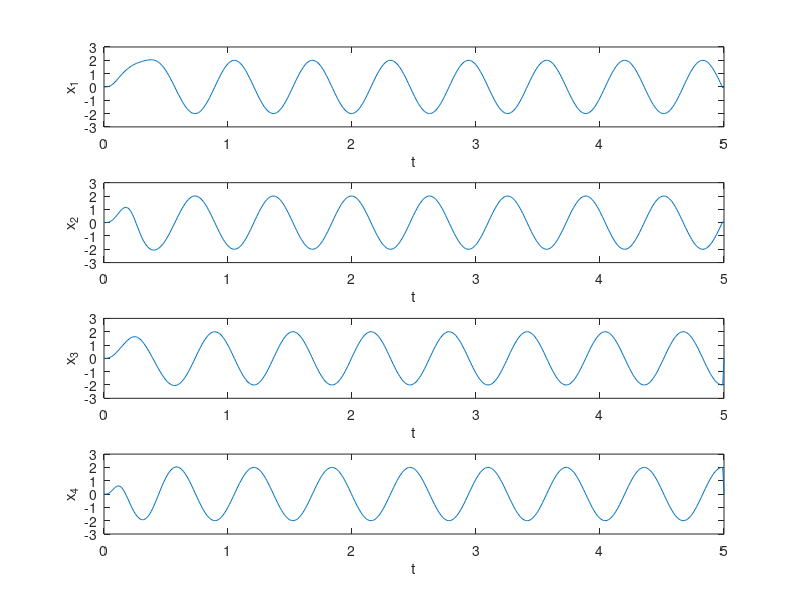
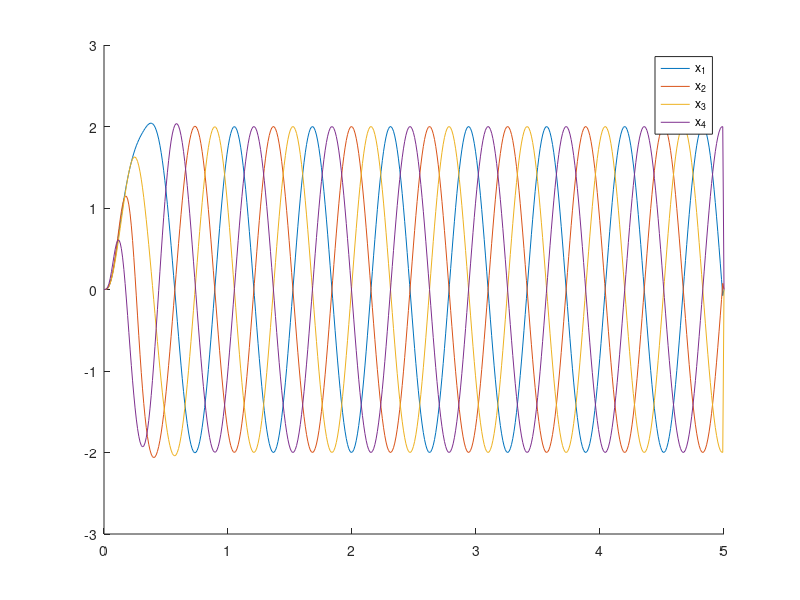
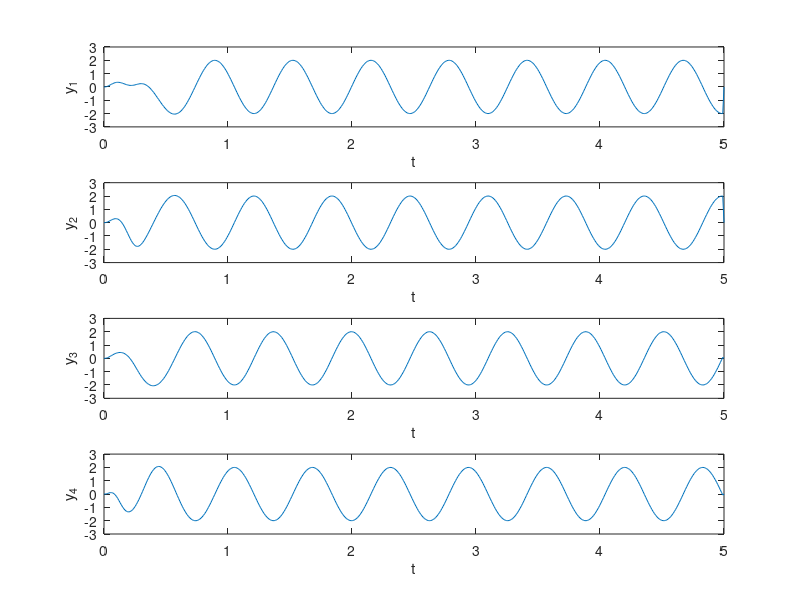
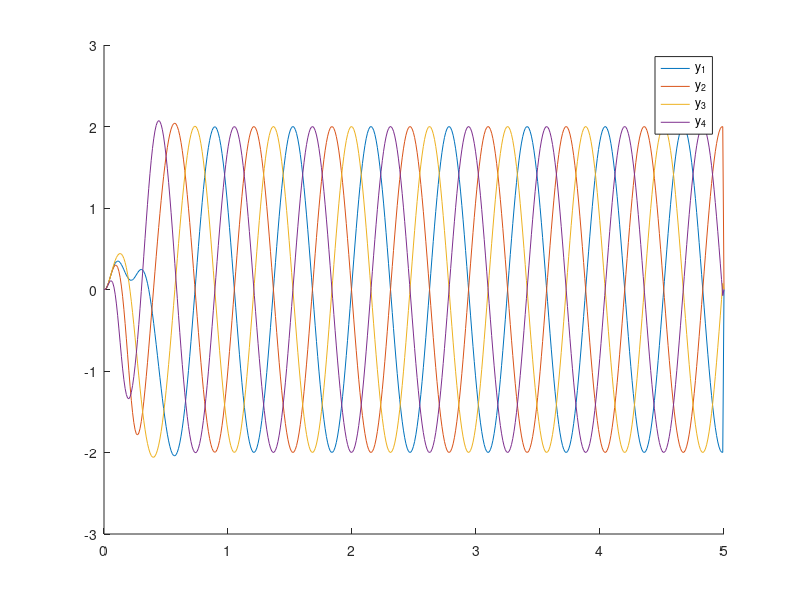

The MATLAB script that drew these images, in order:
close all
clear

%% CPG kuramoto phase

%The models used in this file are from the following papers:
%CPG Driven Locomotion Control of Quadruped Robot (Liu et al. 2009)
%A CPG-based gait planning and motion performance analysis for quadruped robot (Wei et al. 2021)

dt = 0.01;
Sim_time = 5;


%Oscillator parameters
w = 10;
lambda = 4;
mu = 10;
R = 2;
%Walking gait
phi = [0 pi pi/2 3*pi/2;
      -pi 0 -pi/2 pi/2;
      -pi/2 pi/2 0 pi;
      -pi/2 -pi/2 -pi 0];



theta = zeros(4,Sim_time/dt);
r = zeros(4,Sim_time/dt);
u = zeros(4,Sim_time/dt);
x = zeros(4,Sim_time/dt);
y = zeros(4,Sim_time/dt);


%initial values
theta(1,1) = 1e-3 * randn(1);
theta(2,1) = 1e-3 * randn(1);
theta(3,1) = 1e-3 * randn(1);
theta(4,1) = 1e-3 * randn(1);

r(1,1) = 1e-3 * randn(1);
r(2,1) = 1e-3 * randn(1);
r(3,1) = 1e-3 * randn(1);
r(4,1) = 1e-3 * randn(1);

%Simulating models
for i = 2:Sim_time/dt
    for j = 1:4
        sine_sum = 0;
        for k = 1:4
            sine_sum = sine_sum + sin(theta(k,i-1) - theta(j,i-1) - phi(j,k));
        end
        theta(j,i) = theta(j,i-1) + dt*(w + lambda*sine_sum);
        r(j,i) = r(j,i-1) + dt*(u(j,i-1));
        u(j,i) = u(j,i-1) + dt*(mu^2 * (R - r(j,i-1)) - 3/2 * mu*u(j,i-1));
        x(j,i-1) = r(j,i-1).*(sin(theta(j,i-1)));
        y(j,i-1) = r(j,i-1).*(cos(theta(j,i-1)));
    end
end

t = linspace(0,Sim_time,Sim_time/dt);

%Plot variables

figure()
subplot(4,1,1)
plot(t,x(1,:))
xlabel('t')
ylabel('x_1')

subplot(4,1,2)
plot(t,x(2,:))
xlabel('t')
ylabel('x_2')

subplot(4,1,3)
plot(t,x(3,:))
xlabel('t')
ylabel('x_3')

subplot(4,1,4)
plot(t,x(4,:))
xlabel('t')
ylabel('x_4')

figure()
hold on
plot(t,x(1,:))
plot(t,x(2,:))
plot(t,x(3,:))
plot(t,x(4,:))
legend('x_1', 'x_2', 'x_3', 'x_4', Location='southeast')

figure()
subplot(4,1,1)
plot(t,y(1,:))
xlabel('t')
ylabel('y_1')

subplot(4,1,2)
plot(t,y(2,:))
xlabel('t')
ylabel('y_2')

subplot(4,1,3)
plot(t,y(3,:))
xlabel('t')
ylabel('y_3')

subplot(4,1,4)
plot(t,y(4,:))
xlabel('t')
ylabel('y_4')

figure()
hold on
plot(t,y(1,:))
plot(t,y(2,:))
plot(t,y(3,:))
plot(t,y(4,:))
legend('y_1', 'y_2', 'y_3', 'y_4', Location='southeast')

